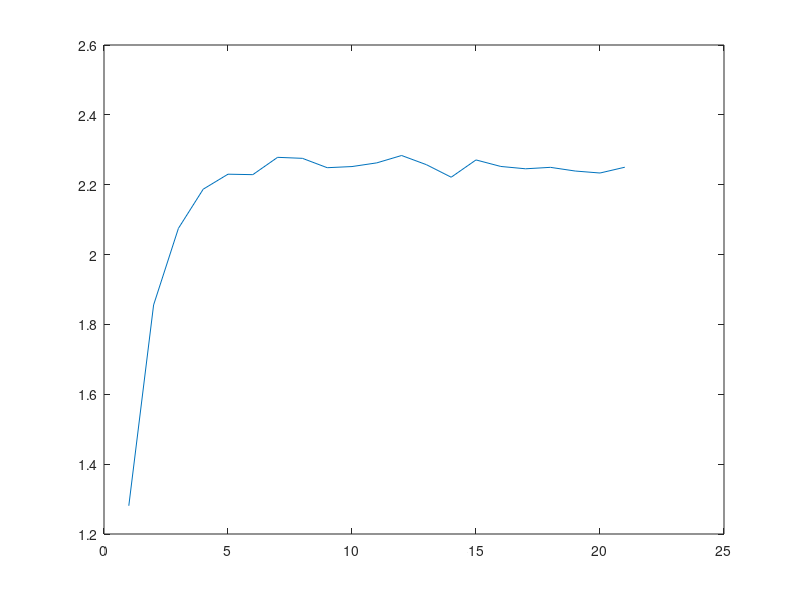

Write MATLAB code to recreate this figure.
clear all
close all
T = 1;      % Sampling time before interpolation
tau_rms = 0.3*T;       
tau = linspace(0, 5, 1000);
PDP_continuous = exp(-tau/tau_rms)./tau_rms;
n = 1;
iterations = 10000;

%I'll now sample the "continuous" PDP
Tc = (0.25*T);      %New sampling time
tau = 0:Tc:150;
samples = 6;
PDP_sampled = exp(-tau/tau_rms)./tau_rms;
%PDP_sampled = [PDP_sampled(1:samples) zeros(1, length(PDP_sampled )-samples)] ;


%normalization of the PDP
K = 3; %K in dB
K = 10^(K/10); % K in linear

Md = sum(PDP_sampled);

C = sqrt(K/(K+1));
norm = Md/( 1 - C^2 ); % MdNorm = 1 - c^2
PDP_sampled = PDP_sampled/norm; %PDP normalized

for i = 1 : iterations
    realh{i} = PDP_sampled.'/2.*randn(length(PDP_sampled),1) + 1i*PDP_sampled.'/2.*randn(length(PDP_sampled),1) ;
end

a = [];

for e = 0:20
    Tc = (0.25*T);      %New sampling time
    tau = 0:Tc:e/4;
    PDP_sampled = exp(-tau/tau_rms)./tau_rms;
    %PDP_sampled = [PDP_sampled(1:samples) zeros(1, length(PDP_sampled )-samples)] ;
    
    Md = sum(PDP_sampled);

    C = sqrt(K/(K+1));
    norm = Md/( 1 - C^2 ); % MdNorm = 1 - c^2
    PDP_sampled = PDP_sampled/norm; %PDP normalized

    for i = 1 : iterations
        enstimate{i} = [PDP_sampled.'/2.*randn(length(PDP_sampled),1)  + 1i*PDP_sampled.'/2.*randn(length(PDP_sampled),1);  zeros(length(realh{i})-length(PDP_sampled),1)];
    end
    
    for i = 1 : iterations
        delta{i} = abs( realh{i} - enstimate{i} ).^2;
    end
    
    error = 0;
    for i = 1 : iterations
        error = error + sum( delta{i} );
    end
    error = error/iterations;
    a(e+1) = error;
end

a = (a*10).^(-1);
figure 
plot( 1 : 21, a);
    
    
    

